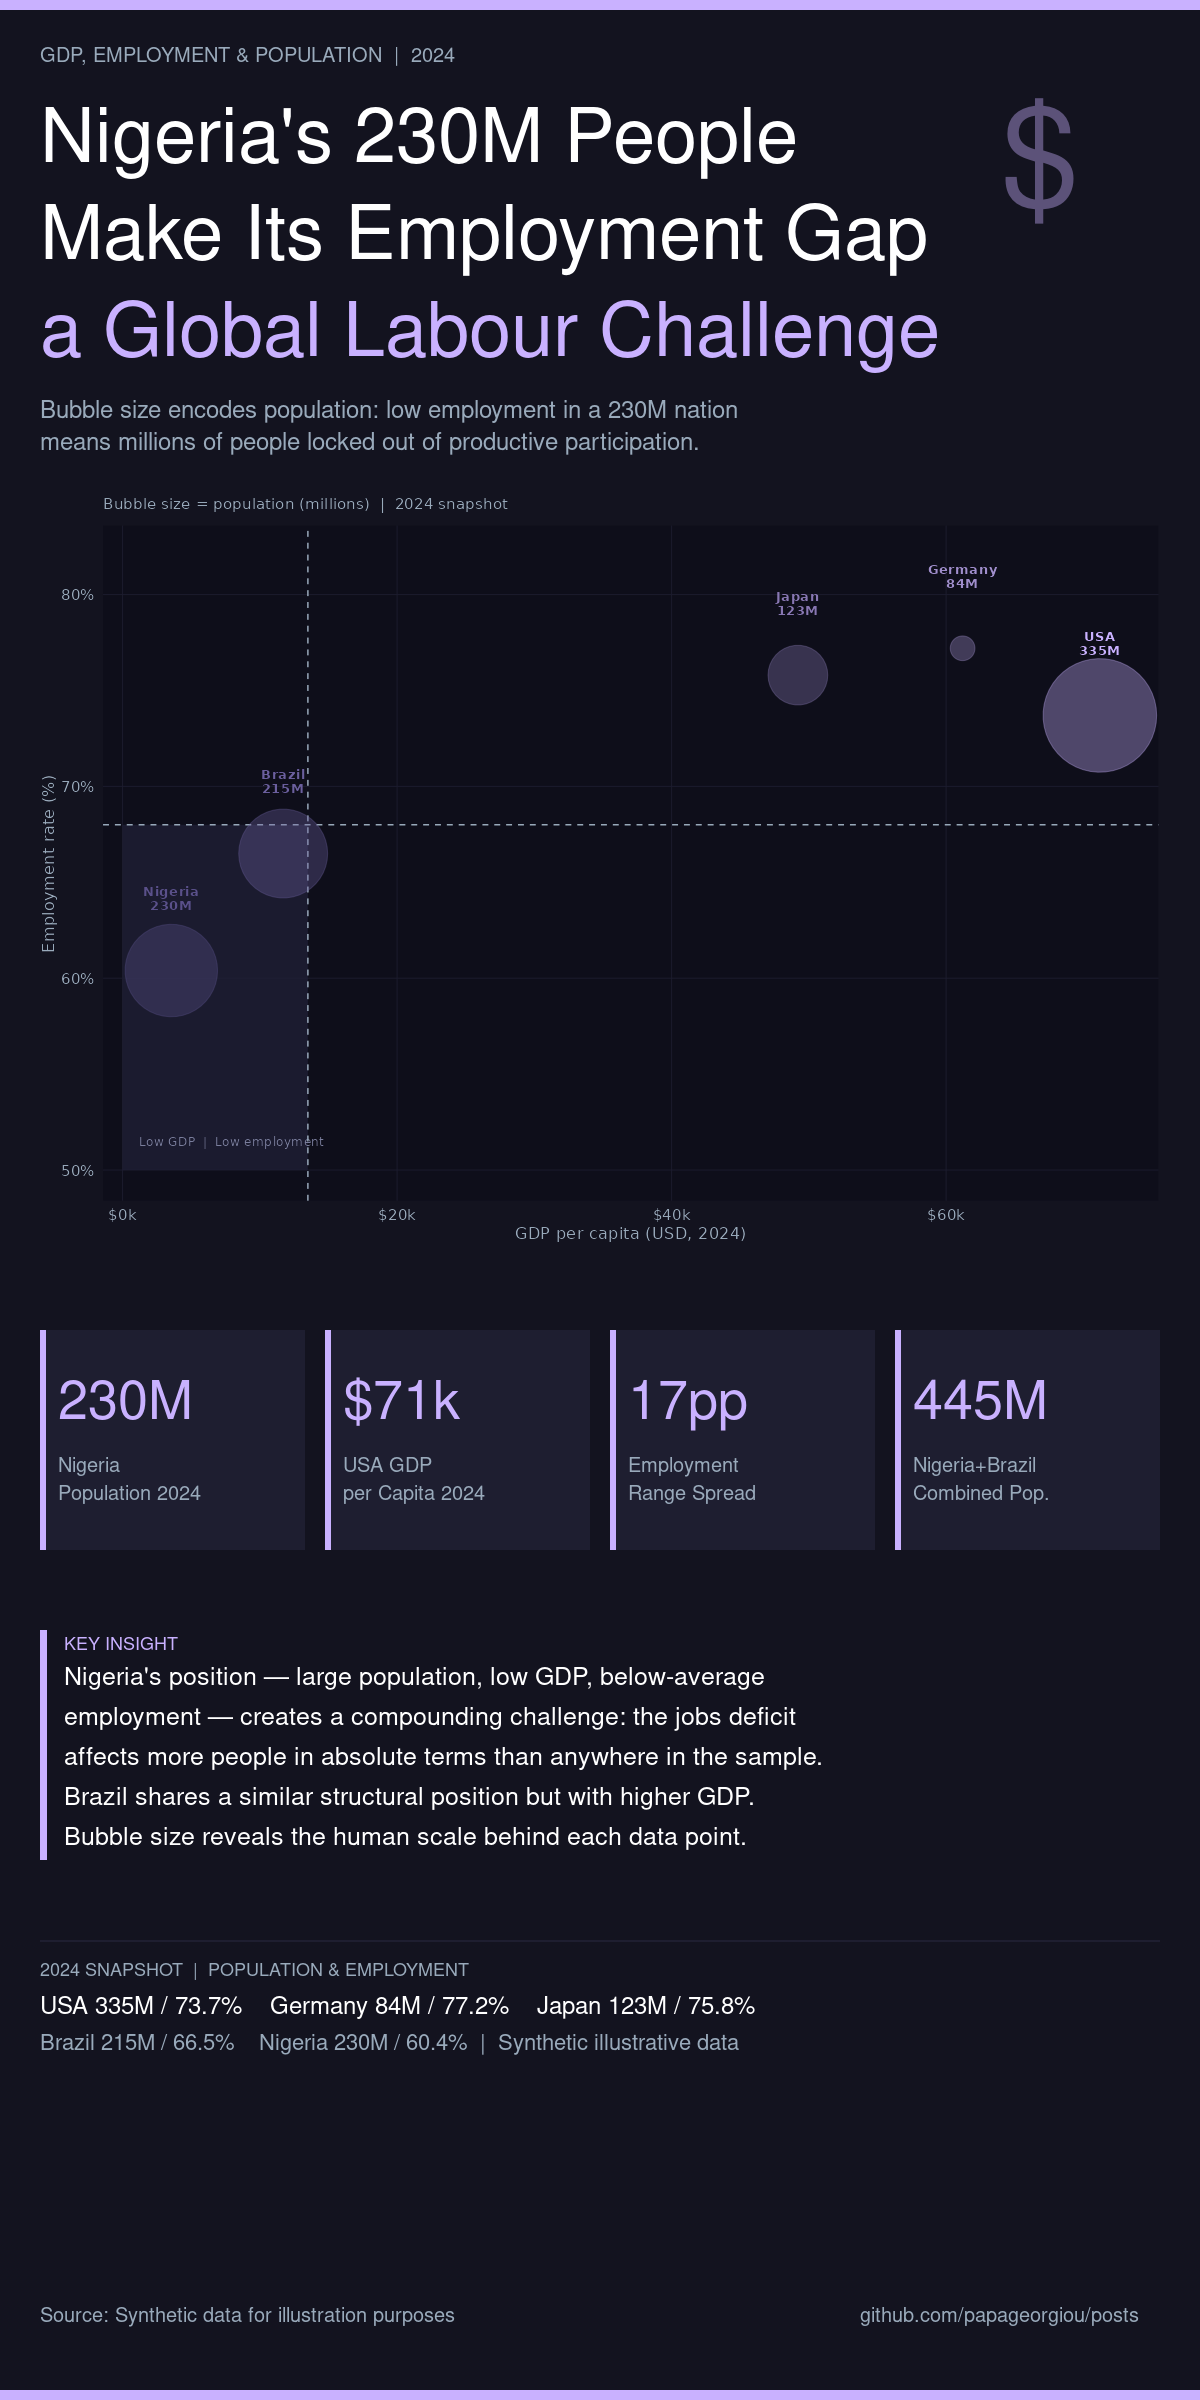

This chart was generated by the following R code:
# 05_bubble_gdp_emp_pop.R — Dark editorial infographic
# Palette: Midnight + silver | BG #13131F | Accent #C9B1FF | Sec #7B7F9E

suppressPackageStartupMessages({
  library(magick)
  library(ggplot2)
  library(tidyverse)
  library(scales)
  library(grid)
})

BG     <- "#13131F"
ACCENT <- "#C9B1FF"
SEC    <- "#7B7F9E"
WHITE  <- "#FFFFFF"
MUTED  <- "#99AABB"
PBG    <- "#1E1E30"
SYMBOL <- "#5C5279"   # ACCENT blended into BG at 40%
W <- 1200L; H <- 2400L

draw_rect <- function(img, x1, y1, x2, y2, color) {
  w <- max(1L, as.integer(x2 - x1))
  h <- max(1L, as.integer(y2 - y1))
  image_composite(img, image_blank(w, h, color),
                  offset = paste0("+", as.integer(x1), "+", as.integer(y1)))
}

# ── Data ────────────────────────────────────────────────────────────────────
df <- tribble(
  ~country,   ~gdp_per_capita, ~emp_rate, ~population_m, ~code,
  "USA",      71200,           73.7,      335,           "us",
  "Germany",  61200,           77.2,       84,           "de",
  "Japan",    49200,           75.8,      123,           "jp",
  "Brazil",   11700,           66.5,      215,           "br",
  "Nigeria",  3550,            60.4,      230,           "ng"
)

world_avg_emp <- 68
world_avg_gdp <- 13500

pal <- c(USA="#C9B1FF", Germany="#A08ECC", Japan="#8877B3", Brazil="#6B5F9E", Nigeria="#5A508A")

# ── Download flags (cached to /tmp) ─────────────────────────────────────────
flag_dir <- "/tmp/flags"
dir.create(flag_dir, showWarnings = FALSE)

download_flag <- function(code) {
  dest <- file.path(flag_dir, paste0(code, ".png"))
  if (!file.exists(dest)) {
    url <- paste0("https://flagcdn.com/w80/", code, ".png")
    tryCatch(download.file(url, dest, quiet = TRUE, mode = "wb"),
             error = function(e) message("Flag download failed for: ", code))
  }
  dest
}

flag_grob <- function(code, size = 80) {
  path <- download_flag(code)
  if (!file.exists(path)) return(NULL)
  img  <- image_read(path) |> image_scale(paste0(size, "x"))
  rasterGrob(as.raster(img), interpolate = TRUE)
}

# Pre-load all flags
flags <- setNames(
  lapply(df$code, flag_grob),
  df$country
)

# ── Flag placement helpers (in data coordinates) ─────────────────────────────
# x-axis spans ~0–75000, y-axis spans 50–82
# Flags sized to ~4500 wide × 1.7 tall (≈3:2 aspect ratio in plot space)
fdx <- 4500
fdy <- 1.7

flag_annotations <- mapply(function(country, x, y) {
  g <- flags[[country]]
  if (is.null(g)) return(NULL)
  annotation_custom(g,
    xmin = x - fdx, xmax = x + fdx,
    ymin = y - fdy, ymax = y + fdy)
}, df$country, df$gdp_per_capita, df$emp_rate, SIMPLIFY = FALSE)

# ── Chart ────────────────────────────────────────────────────────────────────
p <- ggplot(df, aes(gdp_per_capita, emp_rate)) +
  annotate("rect", xmin = 0, xmax = world_avg_gdp, ymin = 50, ymax = world_avg_emp,
           fill = "#1E1E35", alpha = 0.8) +
  annotate("text", x = 1200, y = 51.5, hjust = 0,
           label = "Low GDP  |  Low employment",
           size = 3.2, color = SEC, fontface = "italic") +
  geom_vline(xintercept = world_avg_gdp, linetype = "dashed", color = MUTED, linewidth = 0.5) +
  geom_hline(yintercept = world_avg_emp,  linetype = "dashed", color = MUTED, linewidth = 0.5) +
  geom_point(aes(size = population_m, color = country), alpha = 0.35) +
  flag_annotations +
  geom_text(aes(label = paste0(country, "\n", round(population_m), "M"), color = country),
            size = 3.5, fontface = "bold", vjust = -2.6, lineheight = 0.85) +
  scale_color_manual(values = pal) +
  scale_size_continuous(range = c(8, 38)) +
  scale_x_continuous(labels = label_dollar(scale = 1e-3, suffix = "k"),
                     expand = expansion(mult = c(0.02, 0.06))) +
  scale_y_continuous(labels = label_percent(scale = 1), limits = c(50, 82)) +
  labs(x = "GDP per capita (USD, 2024)", y = "Employment rate (%)",
       subtitle = "Bubble size = population (millions)  |  2024 snapshot") +
  theme_minimal(base_size = 13) +
  theme(
    plot.background  = element_rect(fill = BG,        color = NA),
    panel.background = element_rect(fill = "#0E0E1A", color = NA),
    panel.grid.major = element_line(color = "#1C1C2E", linewidth = 0.3),
    panel.grid.minor = element_blank(),
    axis.ticks       = element_blank(),
    axis.text        = element_text(color = MUTED, size = 11),
    axis.title       = element_text(color = MUTED, size = 12),
    plot.subtitle    = element_text(color = MUTED, size = 11, margin = margin(b = 10)),
    legend.position  = "none",
    plot.margin      = margin(20, 30, 20, 30)
  )

tmp <- tempfile(fileext = ".png")
ggsave(tmp, p, width = 12, height = 8, units = "in", dpi = 100, bg = BG)
cimg <- image_read(tmp) |> image_scale("1200x")
ch   <- as.integer(image_info(cimg)$height)

# ── Canvas ───────────────────────────────────────────────────────────────────
canvas <- image_blank(W, H, color = BG)

canvas <- draw_rect(canvas, 0, 0, W, 10, ACCENT)

canvas <- image_annotate(canvas, "GDP, EMPLOYMENT & POPULATION  |  2024",
  location = "+40+40", size = 20, color = MUTED, font = "Helvetica")
canvas <- image_annotate(canvas, "Nigeria's 230M People",
  location = "+40+80", size = 76, color = WHITE, font = "Helvetica-Bold")
canvas <- image_annotate(canvas, "Make Its Employment Gap",
  location = "+40+177", size = 76, color = WHITE, font = "Helvetica-Bold")
canvas <- image_annotate(canvas, "a Global Labour Challenge",
  location = "+40+274", size = 76, color = ACCENT, font = "Helvetica-Bold")
canvas <- image_annotate(canvas,
  "Bubble size encodes population: low employment in a 230M nation",
  location = "+40+392", size = 24, color = MUTED, font = "Helvetica")
canvas <- image_annotate(canvas,
  "means millions of people locked out of productive participation.",
  location = "+40+424", size = 24, color = MUTED, font = "Helvetica")

canvas <- image_annotate(canvas, "$",
  location = paste0("+", W - 200, "+55"), size = 140, color = SYMBOL, font = "Helvetica-Bold")

cy <- 470L
canvas <- image_composite(canvas, cimg, offset = paste0("+0+", cy))

pt  <- cy + ch + 60L
ph  <- 220L
pw  <- 265L
pxs <- as.integer(c(40, 325, 610, 895))
for (x in pxs) {
  canvas <- draw_rect(canvas, x, pt, x + pw, pt + ph, PBG)
  canvas <- draw_rect(canvas, x, pt, x + 6,  pt + ph, ACCENT)
}

stats <- list(
  list(v = "230M", l = "Nigeria\nPopulation 2024"),
  list(v = "$71k", l = "USA GDP\nper Capita 2024"),
  list(v = "17pp", l = "Employment\nRange Spread"),
  list(v = "445M", l = "Nigeria+Brazil\nCombined Pop.")
)
for (i in seq_along(stats)) {
  s  <- stats[[i]]; bx <- pxs[[i]]
  canvas <- image_annotate(canvas, s$v,
    location = paste0("+", bx + 18, "+", pt + 30), size = 54, color = ACCENT, font = "Helvetica-Bold")
  canvas <- image_annotate(canvas, s$l,
    location = paste0("+", bx + 18, "+", pt + 120), size = 20, color = MUTED, font = "Helvetica")
}

iy <- pt + ph + 80L
canvas <- draw_rect(canvas, 40, iy, 47, iy + 230, ACCENT)
canvas <- image_annotate(canvas, "KEY INSIGHT",
  location = paste0("+64+", iy), size = 18, color = ACCENT, font = "Helvetica-Bold")
ins <- c(
  "Nigeria's position — large population, low GDP, below-average",
  "employment — creates a compounding challenge: the jobs deficit",
  "affects more people in absolute terms than anywhere in the sample.",
  "Brazil shares a similar structural position but with higher GDP.",
  "Bubble size reveals the human scale behind each data point."
)
for (j in seq_along(ins)) {
  canvas <- image_annotate(canvas, ins[[j]],
    location = paste0("+64+", iy + 28 + (j - 1L) * 40L), size = 25, color = WHITE, font = "Helvetica")
}

dcy <- iy + 310L
canvas <- draw_rect(canvas, 40, dcy, W - 40, dcy + 2, PBG)
canvas <- image_annotate(canvas, "2024 SNAPSHOT  |  POPULATION & EMPLOYMENT",
  location = paste0("+40+", dcy + 16), size = 18, color = MUTED, font = "Helvetica-Bold")
canvas <- image_annotate(canvas,
  "USA 335M / 73.7%    Germany 84M / 77.2%    Japan 123M / 75.8%",
  location = paste0("+40+", dcy + 48), size = 24, color = WHITE, font = "Helvetica")
canvas <- image_annotate(canvas,
  "Brazil 215M / 66.5%    Nigeria 230M / 60.4%  |  Synthetic illustrative data",
  location = paste0("+40+", dcy + 86), size = 22, color = MUTED, font = "Helvetica")

fy <- H - 100L
canvas <- draw_rect(canvas, 0, H - 10L, W, H, ACCENT)
canvas <- image_annotate(canvas, "Source: Synthetic data for illustration purposes",
  location = paste0("+40+", fy), size = 20, color = MUTED, font = "Helvetica")
canvas <- image_annotate(canvas, "github.com/papageorgiou/posts",
  location = paste0("+", W - 340L, "+", fy), size = 20, color = MUTED, font = "Helvetica")

image_write(canvas, path = "05_bubble_gdp_emp_pop.png")
message("Infographic 05 saved.")
